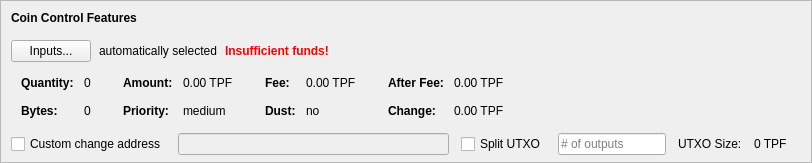
    <widget class="QFrame" name="frameCoinControl">
     <property name="sizePolicy">
      <sizepolicy hsizetype="Expanding" vsizetype="Expanding">
       <horstretch>0</horstretch>
       <verstretch>0</verstretch>
      </sizepolicy>
     </property>
     <property name="maximumSize">
      <size>
       <width>16777215</width>
       <height>16777215</height>
      </size>
     </property>
     <property name="frameShape">
      <enum>QFrame::StyledPanel</enum>
     </property>
     <property name="frameShadow">
      <enum>QFrame::Sunken</enum>
     </property>
     <layout class="QVBoxLayout" name="verticalLayoutCoinControl2">
      <property name="spacing">
       <number>0</number>
      </property>
      <property name="leftMargin">
       <number>0</number>
      </property>
      <property name="topMargin">
       <number>0</number>
      </property>
      <property name="rightMargin">
       <number>0</number>
      </property>
      <property name="bottomMargin">
       <number>6</number>
      </property>
      <item>
       <layout class="QVBoxLayout" name="verticalLayoutCoinControl" stretch="0,0,0,0,1">
        <property name="spacing">
         <number>0</number>
        </property>
        <property name="leftMargin">
         <number>10</number>
        </property>
        <property name="topMargin">
         <number>10</number>
        </property>
        <item>
         <layout class="QHBoxLayout" name="horizontalLayoutCoinControl1">
          <property name="bottomMargin">
           <number>15</number>
          </property>
          <item>
           <widget class="QLabel" name="labelCoinControlFeatures">
            <property name="sizePolicy">
             <sizepolicy hsizetype="Preferred" vsizetype="Maximum">
              <horstretch>0</horstretch>
              <verstretch>0</verstretch>
             </sizepolicy>
            </property>
            <property name="font">
             <font>
              <weight>75</weight>
              <bold>true</bold>
             </font>
            </property>
            <property name="styleSheet">
             <string notr="true">font-weight:bold;</string>
            </property>
            <property name="text">
             <string>Coin Control Features</string>
            </property>
           </widget>
          </item>
         </layout>
        </item>
        <item>
         <layout class="QHBoxLayout" name="horizontalLayoutCoinControl2" stretch="0,0,0,0">
          <property name="spacing">
           <number>8</number>
          </property>
          <property name="bottomMargin">
           <number>10</number>
          </property>
          <item>
           <widget class="QPushButton" name="pushButtonCoinControl">
            <property name="styleSheet">
             <string notr="true"/>
            </property>
            <property name="text">
             <string>Inputs...</string>
            </property>
            <property name="autoDefault">
             <bool>false</bool>
            </property>
           </widget>
          </item>
          <item>
           <widget class="QLabel" name="labelCoinControlAutomaticallySelected">
            <property name="text">
             <string>automatically selected</string>
            </property>
            <property name="margin">
             <number>5</number>
            </property>
           </widget>
          </item>
          <item>
           <widget class="QLabel" name="labelCoinControlInsuffFunds">
            <property name="font">
             <font>
              <weight>75</weight>
              <bold>true</bold>
             </font>
            </property>
            <property name="styleSheet">
             <string notr="true">color:red;font-weight:bold;</string>
            </property>
            <property name="text">
             <string>Insufficient funds!</string>
            </property>
            <property name="margin">
             <number>5</number>
            </property>
           </widget>
          </item>
          <item>
           <spacer name="horizontalSpacerCoinControl">
            <property name="orientation">
             <enum>Qt::Horizontal</enum>
            </property>
            <property name="sizeHint" stdset="0">
             <size>
              <width>40</width>
              <height>1</height>
             </size>
            </property>
           </spacer>
          </item>
         </layout>
        </item>
        <item>
         <widget class="QWidget" name="widgetCoinControl" native="true">
          <property name="sizePolicy">
           <sizepolicy hsizetype="Preferred" vsizetype="Preferred">
            <horstretch>0</horstretch>
            <verstretch>0</verstretch>
           </sizepolicy>
          </property>
          <property name="minimumSize">
           <size>
            <width>0</width>
            <height>0</height>
           </size>
          </property>
          <property name="styleSheet">
           <string notr="true"/>
          </property>
          <layout class="QHBoxLayout" name="horizontalLayoutCoinControl5">
           <property name="leftMargin">
            <number>0</number>
           </property>
           <property name="topMargin">
            <number>0</number>
           </property>
           <property name="rightMargin">
            <number>0</number>
           </property>
           <property name="bottomMargin">
            <number>0</number>
           </property>
           <item>
            <layout class="QHBoxLayout" name="horizontalLayoutCoinControl3" stretch="0,0,0,1">
             <property name="spacing">
              <number>20</number>
             </property>
             <property name="topMargin">
              <number>0</number>
             </property>
             <property name="bottomMargin">
              <number>10</number>
             </property>
             <item>
              <layout class="QFormLayout" name="formLayoutCoinControl1">
               <property name="horizontalSpacing">
                <number>10</number>
               </property>
               <property name="verticalSpacing">
                <number>14</number>
               </property>
               <property name="leftMargin">
                <number>10</number>
               </property>
               <property name="topMargin">
                <number>4</number>
               </property>
               <property name="rightMargin">
                <number>6</number>
               </property>
               <item row="0" column="0">
                <widget class="QLabel" name="labelCoinControlQuantityText">
                 <property name="font">
                  <font>
                   <weight>75</weight>
                   <bold>true</bold>
                  </font>
                 </property>
                 <property name="text">
                  <string>Quantity:</string>
                 </property>
                 <property name="margin">
                  <number>0</number>
                 </property>
                </widget>
               </item>
               <item row="0" column="1">
                <widget class="QLabel" name="labelCoinControlQuantity">
                 <property name="cursor">
                  <cursorShape>IBeamCursor</cursorShape>
                 </property>
                 <property name="contextMenuPolicy">
                  <enum>Qt::ActionsContextMenu</enum>
                 </property>
                 <property name="text">
                  <string notr="true">0</string>
                 </property>
                 <property name="margin">
                  <number>0</number>
                 </property>
                 <property name="textInteractionFlags">
                  <set>Qt::LinksAccessibleByMouse|Qt::TextSelectableByKeyboard|Qt::TextSelectableByMouse</set>
                 </property>
                </widget>
               </item>
               <item row="1" column="0">
                <widget class="QLabel" name="labelCoinControlBytesText">
                 <property name="font">
                  <font>
                   <weight>75</weight>
                   <bold>true</bold>
                  </font>
                 </property>
                 <property name="text">
                  <string>Bytes:</string>
                 </property>
                </widget>
               </item>
               <item row="1" column="1">
                <widget class="QLabel" name="labelCoinControlBytes">
                 <property name="cursor">
                  <cursorShape>IBeamCursor</cursorShape>
                 </property>
                 <property name="contextMenuPolicy">
                  <enum>Qt::ActionsContextMenu</enum>
                 </property>
                 <property name="text">
                  <string notr="true">0</string>
                 </property>
                 <property name="textInteractionFlags">
                  <set>Qt::LinksAccessibleByMouse|Qt::TextSelectableByKeyboard|Qt::TextSelectableByMouse</set>
                 </property>
                </widget>
               </item>
              </layout>
             </item>
             <item>
              <layout class="QFormLayout" name="formLayoutCoinControl2">
               <property name="horizontalSpacing">
                <number>10</number>
               </property>
               <property name="verticalSpacing">
                <number>14</number>
               </property>
               <property name="leftMargin">
                <number>6</number>
               </property>
               <property name="topMargin">
                <number>4</number>
               </property>
               <property name="rightMargin">
                <number>6</number>
               </property>
               <item row="0" column="0">
                <widget class="QLabel" name="labelCoinControlAmountText">
                 <property name="font">
                  <font>
                   <weight>75</weight>
                   <bold>true</bold>
                  </font>
                 </property>
                 <property name="text">
                  <string>Amount:</string>
                 </property>
                 <property name="margin">
                  <number>0</number>
                 </property>
                </widget>
               </item>
               <item row="0" column="1">
                <widget class="QLabel" name="labelCoinControlAmount">
                 <property name="cursor">
                  <cursorShape>IBeamCursor</cursorShape>
                 </property>
                 <property name="contextMenuPolicy">
                  <enum>Qt::ActionsContextMenu</enum>
                 </property>
                 <property name="text">
                  <string notr="true">0.00 TPF</string>
                 </property>
                 <property name="textInteractionFlags">
                  <set>Qt::LinksAccessibleByMouse|Qt::TextSelectableByKeyboard|Qt::TextSelectableByMouse</set>
                 </property>
                </widget>
               </item>
               <item row="1" column="0">
                <widget class="QLabel" name="labelCoinControlPriorityText">
                 <property name="font">
                  <font>
                   <weight>75</weight>
                   <bold>true</bold>
                  </font>
                 </property>
                 <property name="text">
                  <string>Priority:</string>
                 </property>
                </widget>
               </item>
               <item row="1" column="1">
                <widget class="QLabel" name="labelCoinControlPriority">
                 <property name="cursor">
                  <cursorShape>IBeamCursor</cursorShape>
                 </property>
                 <property name="contextMenuPolicy">
                  <enum>Qt::ActionsContextMenu</enum>
                 </property>
                 <property name="text">
                  <string>medium</string>
                 </property>
                 <property name="textInteractionFlags">
                  <set>Qt::LinksAccessibleByMouse|Qt::TextSelectableByKeyboard|Qt::TextSelectableByMouse</set>
                 </property>
                </widget>
               </item>
              </layout>
             </item>
             <item>
              <layout class="QFormLayout" name="formLayoutCoinControl3">
               <property name="horizontalSpacing">
                <number>10</number>
               </property>
               <property name="verticalSpacing">
                <number>14</number>
               </property>
               <property name="leftMargin">
                <number>6</number>
               </property>
               <property name="topMargin">
                <number>4</number>
               </property>
               <property name="rightMargin">
                <number>6</number>
               </property>
               <item row="0" column="0">
                <widget class="QLabel" name="labelCoinControlFeeText">
                 <property name="font">
                  <font>
                   <weight>75</weight>
                   <bold>true</bold>
                  </font>
                 </property>
                 <property name="text">
                  <string>Fee:</string>
                 </property>
                 <property name="margin">
                  <number>0</number>
                 </property>
                </widget>
               </item>
               <item row="0" column="1">
                <widget class="QLabel" name="labelCoinControlFee">
                 <property name="cursor">
                  <cursorShape>IBeamCursor</cursorShape>
                 </property>
                 <property name="contextMenuPolicy">
                  <enum>Qt::ActionsContextMenu</enum>
                 </property>
                 <property name="text">
                  <string notr="true">0.00 TPF</string>
                 </property>
                 <property name="textInteractionFlags">
                  <set>Qt::LinksAccessibleByMouse|Qt::TextSelectableByKeyboard|Qt::TextSelectableByMouse</set>
                 </property>
                </widget>
               </item>
               <item row="1" column="0">
                <widget class="QLabel" name="labelCoinControlLowOutputText">
                 <property name="font">
                  <font>
                   <weight>75</weight>
                   <bold>true</bold>
                  </font>
                 </property>
                 <property name="text">
                  <string>Dust:</string>
                 </property>
                </widget>
               </item>
               <item row="1" column="1">
                <widget class="QLabel" name="labelCoinControlLowOutput">
                 <property name="cursor">
                  <cursorShape>IBeamCursor</cursorShape>
                 </property>
                 <property name="contextMenuPolicy">
                  <enum>Qt::ActionsContextMenu</enum>
                 </property>
                 <property name="text">
                  <string>no</string>
                 </property>
                 <property name="textInteractionFlags">
                  <set>Qt::LinksAccessibleByMouse|Qt::TextSelectableByKeyboard|Qt::TextSelectableByMouse</set>
                 </property>
                </widget>
               </item>
              </layout>
             </item>
             <item>
              <layout class="QFormLayout" name="formLayoutCoinControl4">
               <property name="horizontalSpacing">
                <number>10</number>
               </property>
               <property name="verticalSpacing">
                <number>14</number>
               </property>
               <property name="leftMargin">
                <number>6</number>
               </property>
               <property name="topMargin">
                <number>4</number>
               </property>
               <property name="rightMargin">
                <number>6</number>
               </property>
               <item row="0" column="0">
                <widget class="QLabel" name="labelCoinControlAfterFeeText">
                 <property name="font">
                  <font>
                   <weight>75</weight>
                   <bold>true</bold>
                  </font>
                 </property>
                 <property name="text">
                  <string>After Fee:</string>
                 </property>
                 <property name="margin">
                  <number>0</number>
                 </property>
                </widget>
               </item>
               <item row="0" column="1">
                <widget class="QLabel" name="labelCoinControlAfterFee">
                 <property name="cursor">
                  <cursorShape>IBeamCursor</cursorShape>
                 </property>
                 <property name="contextMenuPolicy">
                  <enum>Qt::ActionsContextMenu</enum>
                 </property>
                 <property name="text">
                  <string notr="true">0.00 TPF</string>
                 </property>
                 <property name="textInteractionFlags">
                  <set>Qt::LinksAccessibleByMouse|Qt::TextSelectableByKeyboard|Qt::TextSelectableByMouse</set>
                 </property>
                </widget>
               </item>
               <item row="1" column="0">
                <widget class="QLabel" name="labelCoinControlChangeText">
                 <property name="font">
                  <font>
                   <weight>75</weight>
                   <bold>true</bold>
                  </font>
                 </property>
                 <property name="text">
                  <string>Change:</string>
                 </property>
                </widget>
               </item>
               <item row="1" column="1">
                <widget class="QLabel" name="labelCoinControlChange">
                 <property name="cursor">
                  <cursorShape>IBeamCursor</cursorShape>
                 </property>
                 <property name="contextMenuPolicy">
                  <enum>Qt::ActionsContextMenu</enum>
                 </property>
                 <property name="text">
                  <string notr="true">0.00 TPF</string>
                 </property>
                 <property name="textInteractionFlags">
                  <set>Qt::LinksAccessibleByMouse|Qt::TextSelectableByKeyboard|Qt::TextSelectableByMouse</set>
                 </property>
                </widget>
               </item>
              </layout>
             </item>
            </layout>
           </item>
          </layout>
         </widget>
        </item>
        <item>
         <layout class="QHBoxLayout" name="horizontalLayoutCoinControl4" stretch="0,0,0,0,0,0,0">
          <property name="spacing">
           <number>12</number>
          </property>
          <property name="sizeConstraint">
           <enum>QLayout::SetDefaultConstraint</enum>
          </property>
          <property name="topMargin">
           <number>5</number>
          </property>
          <property name="rightMargin">
           <number>5</number>
          </property>
          <item>
           <widget class="QCheckBox" name="checkBoxCoinControlChange">
            <property name="toolTip">
             <string>If this is activated, but the change address is empty or invalid, change will be sent to a newly generated address.</string>
            </property>
            <property name="text">
             <string>Custom change address</string>
            </property>
           </widget>
          </item>
          <item>
           <widget class="QValidatedLineEdit" name="lineEditCoinControlChange">
            <property name="enabled">
             <bool>false</bool>
            </property>
            <property name="sizePolicy">
             <sizepolicy hsizetype="Expanding" vsizetype="Fixed">
              <horstretch>0</horstretch>
              <verstretch>0</verstretch>
             </sizepolicy>
            </property>
           </widget>
          </item>
          <item>
           <widget class="QCheckBox" name="splitBlockCheckBox">
            <property name="text">
             <string>Split UTXO</string>
            </property>
           </widget>
          </item>
          <item>
           <widget class="QLineEdit" name="splitBlockLineEdit">
            <property name="sizePolicy">
             <sizepolicy hsizetype="Fixed" vsizetype="Fixed">
              <horstretch>50</horstretch>
              <verstretch>0</verstretch>
             </sizepolicy>
            </property>
            <property name="placeholderText">
             <string># of outputs</string>
            </property>
           </widget>
          </item>
          <item>
           <widget class="QLabel" name="labelBlockSizeText">
            <property name="text">
             <string>UTXO Size:</string>
            </property>
           </widget>
          </item>
          <item>
           <widget class="QLabel" name="labelBlockSize">
            <property name="text">
             <string>0 TPF</string>
            </property>
           </widget>
          </item>
          <item>
           <widget class="QLabel" name="labelCoinControlChangeLabel">
            <property name="sizePolicy">
             <sizepolicy hsizetype="Preferred" vsizetype="Expanding">
              <horstretch>0</horstretch>
              <verstretch>0</verstretch>
             </sizepolicy>
            </property>
            <property name="minimumSize">
             <size>
              <width>0</width>
              <height>0</height>
             </size>
            </property>
            <property name="text">
             <string/>
            </property>
            <property name="margin">
             <number>3</number>
            </property>
           </widget>
          </item>
         </layout>
        </item>
        <item>
         <spacer name="verticalSpacerCoinControl">
          <property name="orientation">
           <enum>Qt::Vertical</enum>
          </property>
          <property name="sizeHint" stdset="0">
           <size>
            <width>800</width>
            <height>1</height>
           </size>
          </property>
         </spacer>
        </item>
       </layout>
      </item>
     </layout>
    </widget>
